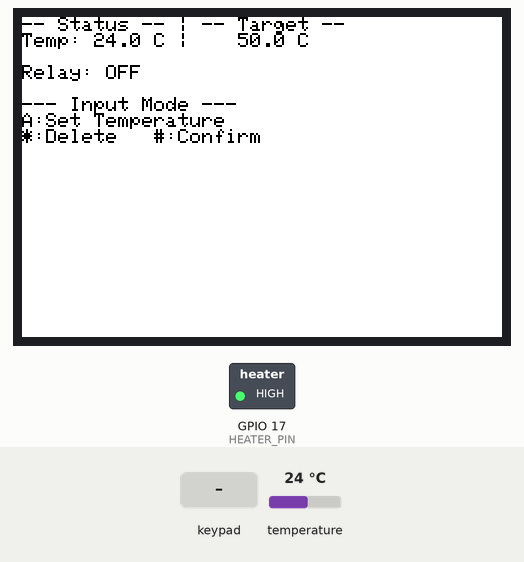
Recording of a program running on a simulated ESP32. Parts: 480×320 colour display, switched loads named in the program (green lamp = pin HIGH). The inputs (shaded band) are chosen by the test bench; at power-on: temperature 24 °C. What the program prints to the serial monitor is not drawn.

Above: at 3.4 s.
3.5 s: key 'A' pressed
At 4.7 s:
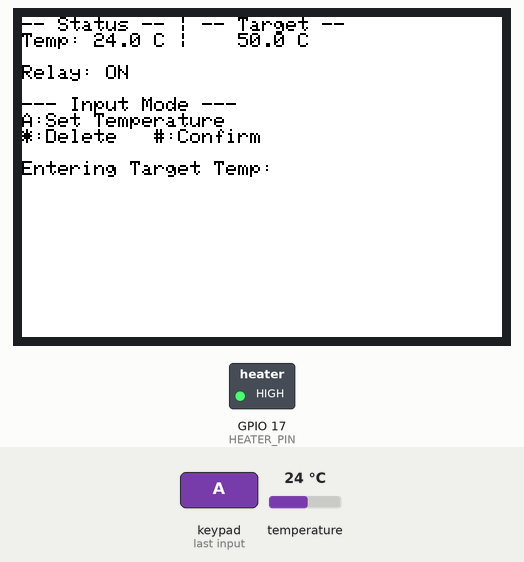
5.0 s: keypad keys 2 7 1 4 1 3 4 pressed 0.4 s apart
At 8.3 s:
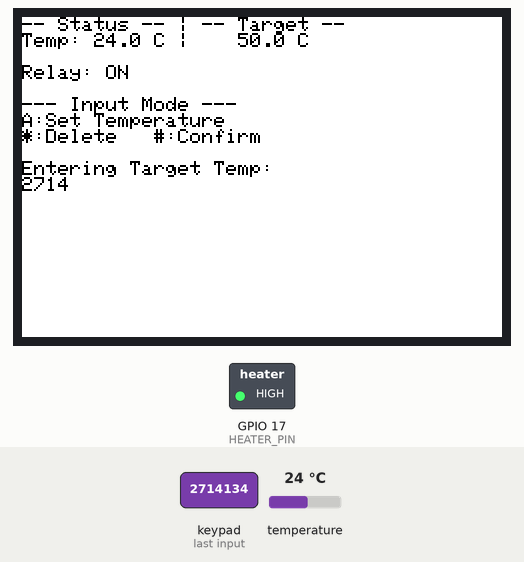
9.3 s: temperature set to 12 °C
12.2 s: key '*' pressed
At 14.1 s:
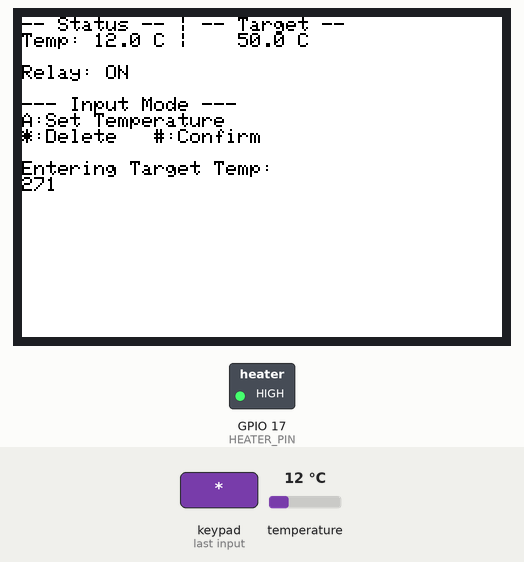
14.4 s: keypad keys 2 7 1 4 1 3 4 # pressed 0.4 s apart
At 17.7 s:
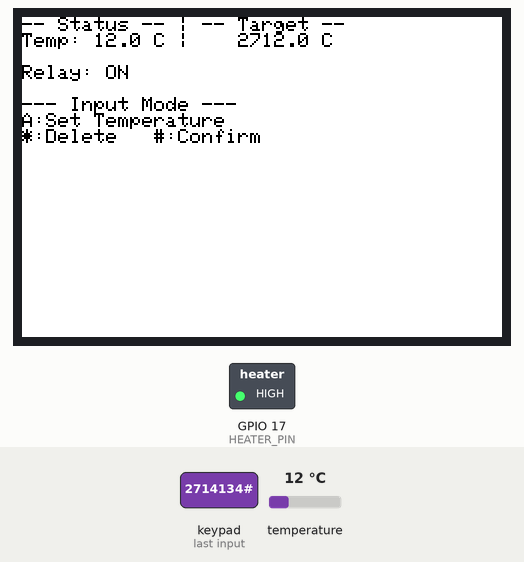
19.1 s: temperature set to 19 °C
Timing chart, 0 to 22.1 s (numbered marks = the images above; inputs shaded):
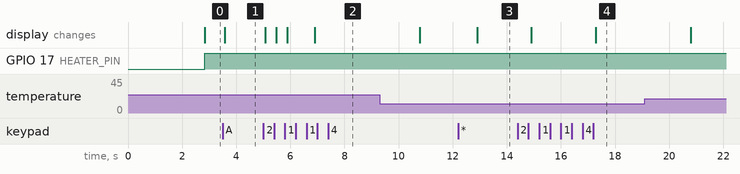

Measured:
- after the input at 3.5 s, the display: changes after 0.08 s (image 1)
- after the input at 5.0 s, the display: first changes after 0.08 s (image 2 shows a later state)
- after the input at 12.2 s, the display: changes after 0.71 s (image 3)
- after the input at 14.4 s, the display: first changes after 0.51 s (image 4 shows a later state)

The program:

main.cpp
```cpp
#include <Arduino.h>
#include <OneWire.h>
#include <DallasTemperature.h>
#include <Keypad.h>
#include <TFT_eSPI.h>

// --- Hardware Pin Definitions ---
#define ONE_WIRE_BUS 15 // TX2
#define HEATER_PIN 17 // RX2


// --- Component Initialization ---
OneWire oneWire(ONE_WIRE_BUS);
DallasTemperature sensors(&oneWire);
TFT_eSPI tft = TFT_eSPI();

// Keypad matrix configuration (4x4)
byte ROW_PINS[4] = {27, 14, 13, 4};
byte COL_PINS[4] = {32, 33, 25, 26};

char keys[4][4] = {
  {'1','2','3','A'},
  {'4','5','6','B'},
  {'7','8','9','C'},
  {'*','0','#','D'}
};

Keypad keypad = Keypad(makeKeymap(keys), ROW_PINS, COL_PINS, 4, 4);

// --- State Variables ---
float currentTemp = DEVICE_DISCONNECTED_C;
float targetTemp = 50.0;

String entryBuffer = "";
enum InputMode { NONE, SET_TEMP };
InputMode currentMode = NONE;

unsigned long lastRead = 0;
const unsigned long READ_INTERVAL = 2000;

// --- Error Tolerance Variables ---
unsigned long errorStartTime = 0;
const unsigned long ERROR_TIMEOUT = 1000; // wait 1 second to turn off if sensor error
bool errorActive = false;

// --- Function Prototypes ---
void handleKeypad();
void readSensorAndUpdate();
void controlRelays();
void updateDisplay();
void sendDataSerial(float temp);

void setup() {
  Serial.begin(115200);
  while (!Serial) {
    delay(10);
  }

  Serial.println("\nSystem Initializing...");
  Serial.println("Telemetry configured for USB Serial. Format: DATA,<Temp>");

  // Initialize DS18B20 sensor
  sensors.begin();

  // Configure relay control pins
  pinMode(HEATER_PIN, OUTPUT);
  digitalWrite(HEATER_PIN, LOW);

  // Initialize and configure TFT display
  tft.init();
  tft.setRotation(1);
  tft.fillScreen(TFT_WHITE);
  tft.setTextColor(TFT_BLACK, TFT_WHITE);
  tft.setTextSize(2);

  updateDisplay();
}

void loop() {
  handleKeypad();
  readSensorAndUpdate();
  controlRelays();
}

void readSensorAndUpdate() {
  if (millis() - lastRead > READ_INTERVAL) {
    lastRead = millis();

    sensors.requestTemperatures();
    float t = sensors.getTempCByIndex(0);

    currentTemp = t;

    if (t != DEVICE_DISCONNECTED_C) {
      sendDataSerial(t);
    }

    updateDisplay();
  }
}

void sendDataSerial(float temp) {
  Serial.print("DATA,");
  Serial.println(temp);
}

void controlRelays() {
  // Prevent relay activation if sensor data is invalid for 10 continuous seconds
  if (currentTemp == DEVICE_DISCONNECTED_C) {
    if (!errorActive) {
      errorActive = true;
      errorStartTime = millis();
    }

    // Halt heater only if the error duration exceeds the timeout
    if (millis() - errorStartTime >= ERROR_TIMEOUT) {
      digitalWrite(HEATER_PIN, LOW);
    }
    return; // Bypass normal temperature evaluation
  }

  // Reset error state upon receiving a valid sensor reading
  errorActive = false;

  // Activate heater if current temperature is below target (heating logic)
  if (currentTemp < targetTemp) {
    digitalWrite(HEATER_PIN, HIGH);
  } else {
    // Deactivate heater if target temperature is reached
    digitalWrite(HEATER_PIN, LOW);
  }
}

void handleKeypad() {
  char key = keypad.getKey();
  if (key == NO_KEY) return;

  switch (key) {
    case 'A':
      currentMode = SET_TEMP;
      entryBuffer = "";
      updateDisplay();
      break;

    case '*':
      if (entryBuffer.length() > 0) {
        entryBuffer.remove(entryBuffer.length() - 1);
      } else {
        currentMode = NONE;
      }
      updateDisplay();
      break;

    case '#':
      if (entryBuffer.length() > 0) {
        float newSetpoint = entryBuffer.toInt();
        if (currentMode == SET_TEMP) {
          targetTemp = newSetpoint;
        }
      }
      entryBuffer = "";
      currentMode = NONE;
      updateDisplay();
      break;

    default:
      if (key >= '0' && key <= '9' && entryBuffer.length() < 4) {
        entryBuffer += key;
        updateDisplay();
      }
      break;
  }
}

void updateDisplay() {
  tft.setCursor(0, 0);

  tft.println("-- Status -- | -- Target --");

  tft.print("Temp: ");
  if (currentTemp == DEVICE_DISCONNECTED_C) {
    tft.print("Error  |    ");
  } else {
    tft.print(currentTemp, 1);
    tft.print(" C |    ");
  }

  tft.print(targetTemp, 1);
  tft.println(" C      ");

  tft.println();
  tft.print("Relay: ");
  if (digitalRead(HEATER_PIN)) {
    tft.println("ON                ");
  } else {
    tft.println("OFF               ");
  }

  tft.println("\n--- Input Mode ---");
  tft.println("A:Set Temperature   ");
  tft.println("*:Delete   #:Confirm");

  if (currentMode == SET_TEMP) {
    tft.println("\nEntering Target Temp:");
    tft.print(entryBuffer);
    tft.println("          ");
  } else {
    tft.println("\n                     ");
    tft.println("          ");
  }
}
```
